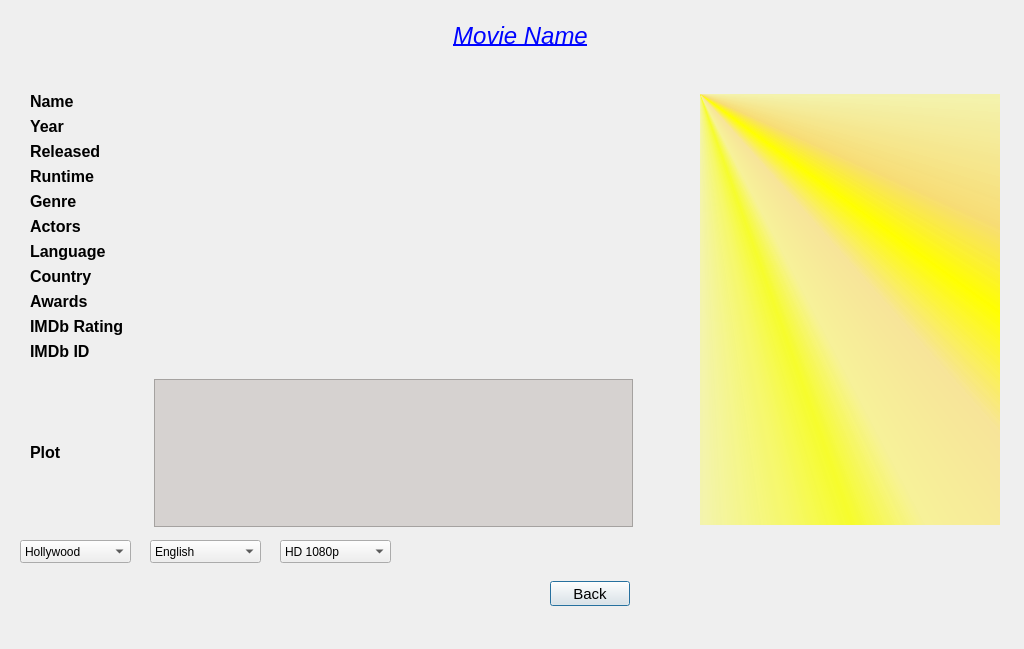
<?xml version="1.0" encoding="UTF-8"?>
<ui version="4.0">
 <class>movieDetailDialog</class>
 <widget class="QDialog" name="movieDetailDialog">
  <property name="geometry">
   <rect>
    <x>0</x>
    <y>0</y>
    <width>1024</width>
    <height>649</height>
   </rect>
  </property>
  <property name="minimumSize">
   <size>
    <width>1024</width>
    <height>649</height>
   </size>
  </property>
  <property name="maximumSize">
   <size>
    <width>1024</width>
    <height>649</height>
   </size>
  </property>
  <property name="windowTitle">
   <string>Dialog</string>
  </property>
  <widget class="QComboBox" name="languageComboBox">
   <property name="geometry">
    <rect>
     <x>150</x>
     <y>540</y>
     <width>111</width>
     <height>23</height>
    </rect>
   </property>
   <item>
    <property name="text">
     <string>English</string>
    </property>
   </item>
   <item>
    <property name="text">
     <string>Hindi</string>
    </property>
   </item>
   <item>
    <property name="text">
     <string>Dual Audio</string>
    </property>
   </item>
  </widget>
  <widget class="QComboBox" name="qualityComboBox">
   <property name="geometry">
    <rect>
     <x>280</x>
     <y>540</y>
     <width>111</width>
     <height>23</height>
    </rect>
   </property>
   <item>
    <property name="text">
     <string>HD 1080p</string>
    </property>
   </item>
   <item>
    <property name="text">
     <string>HD 720p</string>
    </property>
   </item>
   <item>
    <property name="text">
     <string>480p</string>
    </property>
   </item>
   <item>
    <property name="text">
     <string>Low</string>
    </property>
   </item>
   <item>
    <property name="text">
     <string>3D</string>
    </property>
   </item>
  </widget>
  <widget class="QLabel" name="errorLabel">
   <property name="geometry">
    <rect>
     <x>0</x>
     <y>520</y>
     <width>961</width>
     <height>21</height>
    </rect>
   </property>
   <property name="text">
    <string/>
   </property>
  </widget>
  <widget class="QWidget" name="layoutWidget_2">
   <property name="geometry">
    <rect>
     <x>30</x>
     <y>80</y>
     <width>970</width>
     <height>459</height>
    </rect>
   </property>
   <layout class="QHBoxLayout" name="horizontalLayout_6">
    <item>
     <layout class="QVBoxLayout" name="verticalLayout_4">
      <item>
       <layout class="QHBoxLayout" name="horizontalLayout_4">
        <item>
         <layout class="QVBoxLayout" name="verticalLayout_3">
          <item>
           <widget class="QLabel" name="label_4">
            <property name="minimumSize">
             <size>
              <width>95</width>
              <height>19</height>
             </size>
            </property>
            <property name="maximumSize">
             <size>
              <width>95</width>
              <height>19</height>
             </size>
            </property>
            <property name="font">
             <font>
              <pointsize>12</pointsize>
              <weight>75</weight>
              <bold>true</bold>
             </font>
            </property>
            <property name="text">
             <string>Name</string>
            </property>
           </widget>
          </item>
          <item>
           <widget class="QLabel" name="label_6">
            <property name="minimumSize">
             <size>
              <width>95</width>
              <height>19</height>
             </size>
            </property>
            <property name="maximumSize">
             <size>
              <width>95</width>
              <height>19</height>
             </size>
            </property>
            <property name="font">
             <font>
              <pointsize>12</pointsize>
              <weight>75</weight>
              <bold>true</bold>
             </font>
            </property>
            <property name="text">
             <string>Year</string>
            </property>
           </widget>
          </item>
          <item>
           <widget class="QLabel" name="label_8">
            <property name="minimumSize">
             <size>
              <width>95</width>
              <height>19</height>
             </size>
            </property>
            <property name="maximumSize">
             <size>
              <width>95</width>
              <height>19</height>
             </size>
            </property>
            <property name="font">
             <font>
              <pointsize>12</pointsize>
              <weight>75</weight>
              <bold>true</bold>
             </font>
            </property>
            <property name="text">
             <string>Released</string>
            </property>
           </widget>
          </item>
          <item>
           <widget class="QLabel" name="label_10">
            <property name="minimumSize">
             <size>
              <width>95</width>
              <height>19</height>
             </size>
            </property>
            <property name="maximumSize">
             <size>
              <width>95</width>
              <height>19</height>
             </size>
            </property>
            <property name="font">
             <font>
              <pointsize>12</pointsize>
              <weight>75</weight>
              <bold>true</bold>
             </font>
            </property>
            <property name="text">
             <string>Runtime</string>
            </property>
           </widget>
          </item>
          <item>
           <widget class="QLabel" name="label_13">
            <property name="minimumSize">
             <size>
              <width>95</width>
              <height>19</height>
             </size>
            </property>
            <property name="maximumSize">
             <size>
              <width>95</width>
              <height>19</height>
             </size>
            </property>
            <property name="font">
             <font>
              <pointsize>12</pointsize>
              <weight>75</weight>
              <bold>true</bold>
             </font>
            </property>
            <property name="text">
             <string>Genre</string>
            </property>
           </widget>
          </item>
          <item>
           <widget class="QLabel" name="label_14">
            <property name="minimumSize">
             <size>
              <width>95</width>
              <height>19</height>
             </size>
            </property>
            <property name="maximumSize">
             <size>
              <width>95</width>
              <height>19</height>
             </size>
            </property>
            <property name="font">
             <font>
              <pointsize>12</pointsize>
              <weight>75</weight>
              <bold>true</bold>
             </font>
            </property>
            <property name="text">
             <string>Actors</string>
            </property>
           </widget>
          </item>
          <item>
           <widget class="QLabel" name="label_16">
            <property name="minimumSize">
             <size>
              <width>95</width>
              <height>19</height>
             </size>
            </property>
            <property name="maximumSize">
             <size>
              <width>95</width>
              <height>19</height>
             </size>
            </property>
            <property name="font">
             <font>
              <pointsize>12</pointsize>
              <weight>75</weight>
              <bold>true</bold>
             </font>
            </property>
            <property name="text">
             <string>Language</string>
            </property>
           </widget>
          </item>
          <item>
           <widget class="QLabel" name="label_18">
            <property name="minimumSize">
             <size>
              <width>95</width>
              <height>19</height>
             </size>
            </property>
            <property name="maximumSize">
             <size>
              <width>95</width>
              <height>19</height>
             </size>
            </property>
            <property name="font">
             <font>
              <pointsize>12</pointsize>
              <weight>75</weight>
              <bold>true</bold>
             </font>
            </property>
            <property name="text">
             <string>Country</string>
            </property>
           </widget>
          </item>
          <item>
           <widget class="QLabel" name="label_19">
            <property name="minimumSize">
             <size>
              <width>95</width>
              <height>19</height>
             </size>
            </property>
            <property name="maximumSize">
             <size>
              <width>95</width>
              <height>19</height>
             </size>
            </property>
            <property name="font">
             <font>
              <pointsize>12</pointsize>
              <weight>75</weight>
              <bold>true</bold>
             </font>
            </property>
            <property name="text">
             <string>Awards</string>
            </property>
           </widget>
          </item>
          <item>
           <widget class="QLabel" name="label_22">
            <property name="minimumSize">
             <size>
              <width>100</width>
              <height>19</height>
             </size>
            </property>
            <property name="maximumSize">
             <size>
              <width>100</width>
              <height>19</height>
             </size>
            </property>
            <property name="font">
             <font>
              <pointsize>12</pointsize>
              <weight>75</weight>
              <bold>true</bold>
             </font>
            </property>
            <property name="text">
             <string>IMDb Rating</string>
            </property>
           </widget>
          </item>
          <item>
           <widget class="QLabel" name="label_24">
            <property name="minimumSize">
             <size>
              <width>95</width>
              <height>19</height>
             </size>
            </property>
            <property name="maximumSize">
             <size>
              <width>95</width>
              <height>19</height>
             </size>
            </property>
            <property name="font">
             <font>
              <pointsize>12</pointsize>
              <weight>75</weight>
              <bold>true</bold>
             </font>
            </property>
            <property name="text">
             <string>IMDb ID</string>
            </property>
           </widget>
          </item>
         </layout>
        </item>
        <item>
         <spacer name="horizontalSpacer">
          <property name="minimumSize">
           <size>
            <width>18</width>
            <height>20</height>
           </size>
          </property>
          <property name="maximumSize">
           <size>
            <width>18</width>
            <height>20</height>
           </size>
          </property>
          <property name="orientation">
           <enum>Qt::Horizontal</enum>
          </property>
          <property name="sizeHint" stdset="0">
           <size>
            <width>18</width>
            <height>20</height>
           </size>
          </property>
         </spacer>
        </item>
        <item>
         <layout class="QGridLayout" name="gridLayout">
          <item row="0" column="0">
           <widget class="QLabel" name="nameLabel">
            <property name="minimumSize">
             <size>
              <width>479</width>
              <height>19</height>
             </size>
            </property>
            <property name="maximumSize">
             <size>
              <width>479</width>
              <height>19</height>
             </size>
            </property>
            <property name="font">
             <font>
              <pointsize>12</pointsize>
             </font>
            </property>
            <property name="text">
             <string/>
            </property>
           </widget>
          </item>
          <item row="1" column="0">
           <widget class="QLabel" name="yearLabel">
            <property name="minimumSize">
             <size>
              <width>479</width>
              <height>19</height>
             </size>
            </property>
            <property name="maximumSize">
             <size>
              <width>479</width>
              <height>19</height>
             </size>
            </property>
            <property name="font">
             <font>
              <pointsize>12</pointsize>
             </font>
            </property>
            <property name="text">
             <string/>
            </property>
           </widget>
          </item>
          <item row="2" column="0">
           <widget class="QLabel" name="releasedLabel">
            <property name="minimumSize">
             <size>
              <width>479</width>
              <height>19</height>
             </size>
            </property>
            <property name="maximumSize">
             <size>
              <width>479</width>
              <height>19</height>
             </size>
            </property>
            <property name="font">
             <font>
              <pointsize>12</pointsize>
             </font>
            </property>
            <property name="text">
             <string/>
            </property>
           </widget>
          </item>
          <item row="3" column="0">
           <widget class="QLabel" name="runtimeLabel">
            <property name="minimumSize">
             <size>
              <width>479</width>
              <height>19</height>
             </size>
            </property>
            <property name="maximumSize">
             <size>
              <width>479</width>
              <height>19</height>
             </size>
            </property>
            <property name="font">
             <font>
              <pointsize>12</pointsize>
             </font>
            </property>
            <property name="text">
             <string/>
            </property>
           </widget>
          </item>
          <item row="4" column="0">
           <widget class="QLabel" name="genreLabel">
            <property name="minimumSize">
             <size>
              <width>479</width>
              <height>19</height>
             </size>
            </property>
            <property name="maximumSize">
             <size>
              <width>479</width>
              <height>19</height>
             </size>
            </property>
            <property name="font">
             <font>
              <pointsize>12</pointsize>
             </font>
            </property>
            <property name="text">
             <string/>
            </property>
           </widget>
          </item>
          <item row="5" column="0">
           <widget class="QLabel" name="actorsLabel">
            <property name="minimumSize">
             <size>
              <width>479</width>
              <height>19</height>
             </size>
            </property>
            <property name="maximumSize">
             <size>
              <width>479</width>
              <height>19</height>
             </size>
            </property>
            <property name="font">
             <font>
              <pointsize>12</pointsize>
             </font>
            </property>
            <property name="text">
             <string/>
            </property>
           </widget>
          </item>
          <item row="6" column="0">
           <widget class="QLabel" name="languageLabel">
            <property name="minimumSize">
             <size>
              <width>479</width>
              <height>19</height>
             </size>
            </property>
            <property name="maximumSize">
             <size>
              <width>479</width>
              <height>19</height>
             </size>
            </property>
            <property name="font">
             <font>
              <pointsize>12</pointsize>
             </font>
            </property>
            <property name="text">
             <string/>
            </property>
           </widget>
          </item>
          <item row="7" column="0">
           <widget class="QLabel" name="countryLabel">
            <property name="minimumSize">
             <size>
              <width>479</width>
              <height>19</height>
             </size>
            </property>
            <property name="maximumSize">
             <size>
              <width>479</width>
              <height>19</height>
             </size>
            </property>
            <property name="font">
             <font>
              <pointsize>12</pointsize>
             </font>
            </property>
            <property name="text">
             <string/>
            </property>
           </widget>
          </item>
          <item row="8" column="0">
           <widget class="QLabel" name="awardsLabel">
            <property name="minimumSize">
             <size>
              <width>479</width>
              <height>19</height>
             </size>
            </property>
            <property name="maximumSize">
             <size>
              <width>479</width>
              <height>19</height>
             </size>
            </property>
            <property name="font">
             <font>
              <pointsize>12</pointsize>
             </font>
            </property>
            <property name="text">
             <string/>
            </property>
           </widget>
          </item>
          <item row="9" column="0">
           <widget class="QLabel" name="imdbRatingLabel">
            <property name="minimumSize">
             <size>
              <width>479</width>
              <height>19</height>
             </size>
            </property>
            <property name="maximumSize">
             <size>
              <width>479</width>
              <height>19</height>
             </size>
            </property>
            <property name="font">
             <font>
              <pointsize>12</pointsize>
             </font>
            </property>
            <property name="text">
             <string/>
            </property>
           </widget>
          </item>
          <item row="10" column="0">
           <widget class="QLabel" name="imdbIdLabel">
            <property name="minimumSize">
             <size>
              <width>479</width>
              <height>19</height>
             </size>
            </property>
            <property name="maximumSize">
             <size>
              <width>479</width>
              <height>19</height>
             </size>
            </property>
            <property name="font">
             <font>
              <pointsize>12</pointsize>
             </font>
            </property>
            <property name="text">
             <string/>
            </property>
           </widget>
          </item>
         </layout>
        </item>
       </layout>
      </item>
      <item>
       <layout class="QHBoxLayout" name="horizontalLayout_5">
        <item>
         <widget class="QLabel" name="label_26">
          <property name="minimumSize">
           <size>
            <width>95</width>
            <height>19</height>
           </size>
          </property>
          <property name="maximumSize">
           <size>
            <width>95</width>
            <height>19</height>
           </size>
          </property>
          <property name="font">
           <font>
            <pointsize>12</pointsize>
            <weight>75</weight>
            <bold>true</bold>
           </font>
          </property>
          <property name="text">
           <string>Plot</string>
          </property>
         </widget>
        </item>
        <item>
         <spacer name="horizontalSpacer_2">
          <property name="minimumSize">
           <size>
            <width>22</width>
            <height>20</height>
           </size>
          </property>
          <property name="maximumSize">
           <size>
            <width>22</width>
            <height>20</height>
           </size>
          </property>
          <property name="orientation">
           <enum>Qt::Horizontal</enum>
          </property>
          <property name="sizeHint" stdset="0">
           <size>
            <width>18</width>
            <height>20</height>
           </size>
          </property>
         </spacer>
        </item>
        <item>
         <widget class="QTextBrowser" name="plotText">
          <property name="minimumSize">
           <size>
            <width>479</width>
            <height>148</height>
           </size>
          </property>
          <property name="maximumSize">
           <size>
            <width>479</width>
            <height>148</height>
           </size>
          </property>
          <property name="autoFillBackground">
           <bool>true</bool>
          </property>
          <property name="styleSheet">
           <string notr="true">background-color: rgb(214, 210, 208);</string>
          </property>
         </widget>
        </item>
       </layout>
      </item>
     </layout>
    </item>
    <item>
     <spacer name="horizontalSpacer_3">
      <property name="orientation">
       <enum>Qt::Horizontal</enum>
      </property>
      <property name="sizeHint" stdset="0">
       <size>
        <width>13</width>
        <height>20</height>
       </size>
      </property>
     </spacer>
    </item>
    <item>
     <widget class="QLabel" name="posterLabel">
      <property name="minimumSize">
       <size>
        <width>300</width>
        <height>431</height>
       </size>
      </property>
      <property name="maximumSize">
       <size>
        <width>300</width>
        <height>431</height>
       </size>
      </property>
      <property name="styleSheet">
       <string notr="true">background-color: qconicalgradient(cx:0, cy:0, angle:135, stop:0 rgba(255, 255, 0, 69), stop:0.375 rgba(255, 255, 0, 69), stop:0.423533 rgba(251, 255, 0, 145), stop:0.45 rgba(247, 255, 0, 208), stop:0.477581 rgba(255, 244, 71, 130), stop:0.518717 rgba(255, 218, 71, 130), stop:0.55 rgba(255, 255, 0, 255), stop:0.57754 rgba(255, 203, 0, 130), stop:0.625 rgba(255, 255, 0, 69), stop:1 rgba(255, 255, 0, 69));</string>
      </property>
      <property name="text">
       <string/>
      </property>
     </widget>
    </item>
   </layout>
  </widget>
  <widget class="QComboBox" name="typeComboBox">
   <property name="geometry">
    <rect>
     <x>20</x>
     <y>540</y>
     <width>111</width>
     <height>23</height>
    </rect>
   </property>
   <item>
    <property name="text">
     <string>Hollywood</string>
    </property>
   </item>
   <item>
    <property name="text">
     <string>Bollywood</string>
    </property>
   </item>
   <item>
    <property name="text">
     <string>Other</string>
    </property>
   </item>
  </widget>
  <widget class="QPushButton" name="backButton">
   <property name="geometry">
    <rect>
     <x>550</x>
     <y>581</y>
     <width>80</width>
     <height>25</height>
    </rect>
   </property>
   <property name="minimumSize">
    <size>
     <width>80</width>
     <height>25</height>
    </size>
   </property>
   <property name="maximumSize">
    <size>
     <width>80</width>
     <height>25</height>
    </size>
   </property>
   <property name="font">
    <font>
     <pointsize>11</pointsize>
    </font>
   </property>
   <property name="text">
    <string>Back</string>
   </property>
  </widget>
  <widget class="QLabel" name="movieHEaderLabel">
   <property name="geometry">
    <rect>
     <x>40</x>
     <y>20</y>
     <width>961</width>
     <height>31</height>
    </rect>
   </property>
   <property name="minimumSize">
    <size>
     <width>961</width>
     <height>31</height>
    </size>
   </property>
   <property name="maximumSize">
    <size>
     <width>961</width>
     <height>31</height>
    </size>
   </property>
   <property name="font">
    <font>
     <pointsize>18</pointsize>
     <italic>true</italic>
     <underline>true</underline>
    </font>
   </property>
   <property name="styleSheet">
    <string notr="true">color: rgb(0, 4, 255);</string>
   </property>
   <property name="text">
    <string>Movie Name</string>
   </property>
   <property name="alignment">
    <set>Qt::AlignCenter</set>
   </property>
  </widget>
 </widget>
 <resources/>
 <connections/>
</ui>
